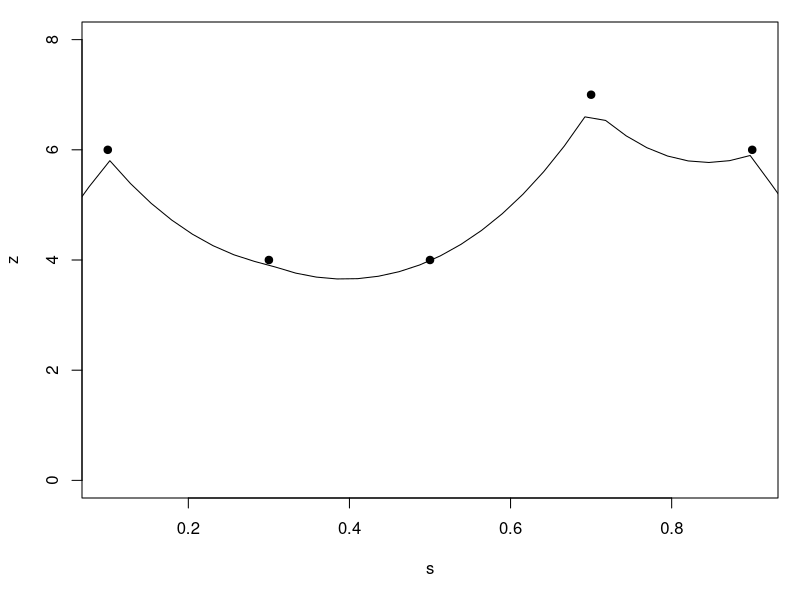

Source code (R):
install.packages("tidyverse")
library(tidyverse)

# Training data
s <- c(0.1, 0.3, 0.5, 0.7, 0.9)
z <- c(6, 4, 4, 7, 6)
z<- as.matrix(z)
par(mar=c(5,4,1,1)+0.1)
plot(s,z, 
     ylim = c(0,8), pch=19)

# Kernel functions
sof <- 0.5
sd <- 5

kernel_g <- function(s1, s2){
  k <- (sd^2) * exp(-pi* (abs(s1-s2)/sof)^2) 
  return(k)
}

kernel_m <- function(s1, s2){
  k <- (sd^2) * exp(-2* (abs(s1-s2)/sof))
  return(k)
}

kernel_b <- function(s1, s2){
  dif <- abs(s1-s2)
  if (dif < sof) {
    k <- (sd^2) * (1-(dif/sof)) 
  }else{
    k <- 0
  }
  return(k)
}

kernel_e <- function(s1,s2){
  k <- exp(-0.5*abs(s1-s2)^2)
  return(k)
}

# Calculate covariance matrices
make_cov <- function(s1, s2){
  len_s1 <- length(s1)
  len_s2 <- length(s2)
  cov_m <- matrix(nrow = len_s1, ncol = len_s2)
  for (i in 1:len_s2) {
    cov_m[,i] <- map_dbl(s1, function(x) kernel_m(s1=x, s2=s2[i]) )
  }
  return(cov_m)
}

# Predict
test_s <- seq(0, 1, length= 40)

k <- make_cov(s1=s, s2=s)
k_star <- make_cov(s1=test_s, s2=s)
 # Add noise 
noise <- rnorm(length(k_star),mean=0,sd=1) %>% matrix(ncol = ncol(k_star), nrow = nrow(k_star))
r <- cov(noise)

z_predict <- k_star %*% solve(k+r) %*% z

# Plot predicting
lines(test_s,z_predict)
